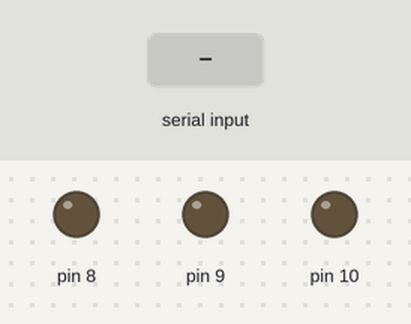
Recording of a sketch running on a simulated Arduino Uno, built with avr-gcc and run on an emulated ATmega328P. On the bench: output pins drawn as LEDs (lit = HIGH). The inputs (shaded band) are chosen by the test bench.

Above: at 1.2 s.
1.3 s: byte 250 (0xFA) received over Serial
At 2.6 s:
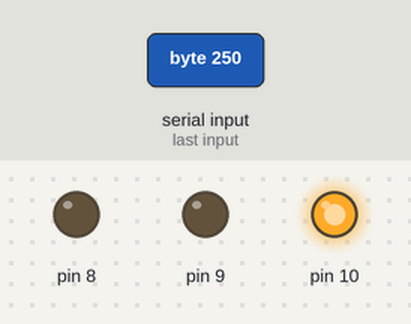
Timing chart, 0 to 4.3 s (numbered marks = the images above; inputs shaded):
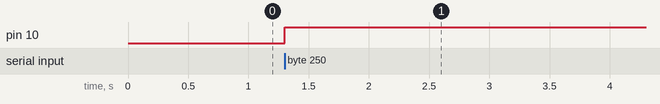

The sketch:

sketch_jun16a.ino
```cpp
bool blik1, blik2, blik3;

void setup() {
  // put your setup code here, to run once:
  Serial.begin(31250);
  pinMode(8, OUTPUT);
  pinMode(9, OUTPUT);
  pinMode(10, OUTPUT);
  digitalWrite(8, LOW);
  digitalWrite(9, LOW);
  digitalWrite(10, LOW);
  blik1 = blik2 = blik3 = HIGH;
}

void loop() {
  // put your main code here, to run repeatedly:

}

void serialEvent() {
  while(Serial.available()) {
    byte cmd = (byte)Serial.read();
    if(cmd == 0xFE) {
      blik1 = !blik1;
      digitalWrite(8, blik1);
    }
    if(cmd == 0xF8) {
      blik2 = !blik2;
      digitalWrite(9, blik2);
    }
    if(cmd == 0xFA) {
      digitalWrite(10, HIGH);
    }
    if(cmd == 0xFC) {
      digitalWrite(10, LOW);
    }
  }
}
```

Measured:
- after the input at 1.3 s, pin 10: LOW → HIGH at once
